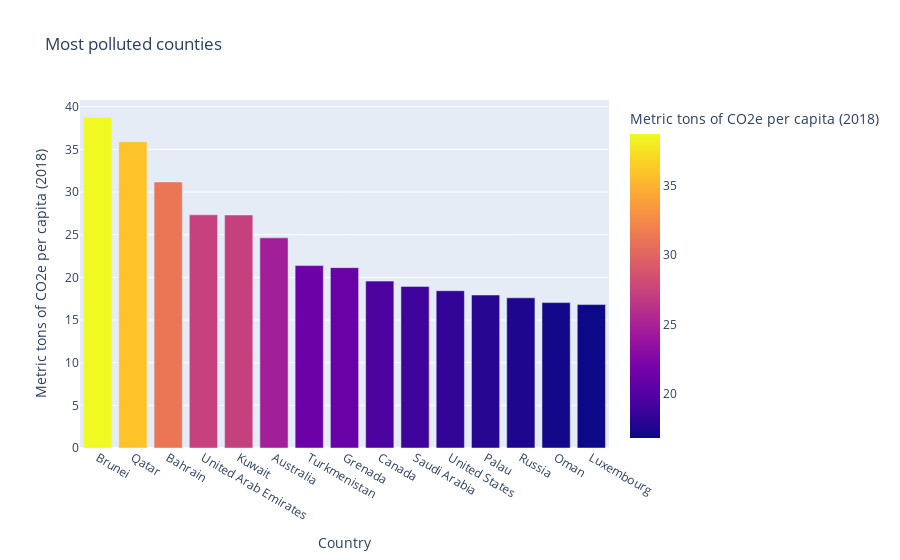

The code cell stored with this chart in its notebook:
### Code cell
px.bar(Most_poluted_countries,x='Country',y='Metric tons of CO2e per capita (2018)',color='Metric tons of CO2e per capita (2018)',title='Most polluted counties')

### Figure 1 — Plotly figure (JSON) as saved in the notebook; plotly's stock layout.template omitted (floating-point values rounded to 4 significant figures)
{"data": [{"alignmentgroup": "True", "hovertemplate": "Country=%{x}<br>Metric tons of CO2e per capita (2018)=%{marker.color}<extra></extra>", "legendgroup": "", "marker": {"color": [38.75, 35.89, 31.19, 27.33, 27.31, 24.63, 21.38, 21.14, 19.56, 18.94, 18.44, 17.93, 17.6, 17.04, 16.81], "coloraxis": "coloraxis", "pattern": {"shape": ""}}, "name": "", "offsetgroup": "", "orientation": "v", "showlegend": false, "textposition": "auto", "type": "bar", "x": ["Brunei", "Qatar", "Bahrain", "United Arab Emirates", "Kuwait", "Australia", "Turkmenistan", "Grenada", "Canada", "Saudi Arabia", "United States", "Palau", "Russia", "Oman", "Luxembourg"], "xaxis": "x", "y": [38.75, 35.89, 31.19, 27.33, 27.31, 24.63, 21.38, 21.14, 19.56, 18.94, 18.44, 17.93, 17.6, 17.04, 16.81], "yaxis": "y"}], "layout": {"barmode": "relative", "coloraxis": {"colorbar": {"title": {"text": "Metric tons of CO2e per capita (2018)"}}, "colorscale": [[0, "#0d0887"], [0.1111, "#46039f"], [0.2222, "#7201a8"], [0.3333, "#9c179e"], [0.4444, "#bd3786"], [0.5556, "#d8576b"], [0.6667, "#ed7953"], [0.7778, "#fb9f3a"], [0.8889, "#fdca26"], [1, "#f0f921"]]}, "legend": {"tracegroupgap": 0}, "title": {"text": "Most polluted counties"}, "xaxis": {"anchor": "y", "domain": [0, 1], "title": {"text": "Country"}}, "yaxis": {"anchor": "x", "domain": [0, 1], "title": {"text": "Metric tons of CO2e per capita (2018)"}}}}
